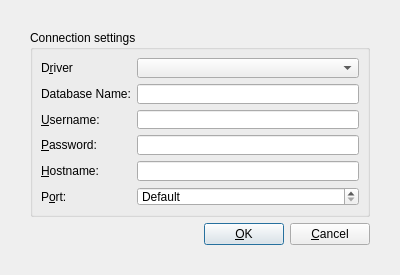
<?xml version="1.0" encoding="UTF-8"?>
<ui version="4.0">
 <class>QSqlConnectionDialogUi</class>
 <widget class="QDialog" name="QSqlConnectionDialogUi">
  <property name="geometry">
   <rect>
    <x>0</x>
    <y>0</y>
    <width>400</width>
    <height>275</height>
   </rect>
  </property>
  <property name="sizePolicy">
   <sizepolicy hsizetype="Preferred" vsizetype="Minimum">
    <horstretch>0</horstretch>
    <verstretch>0</verstretch>
   </sizepolicy>
  </property>
  <property name="minimumSize">
   <size>
    <width>300</width>
    <height>275</height>
   </size>
  </property>
  <property name="windowTitle">
   <string>Connect...</string>
  </property>
  <layout class="QVBoxLayout">
   <property name="spacing">
    <number>6</number>
   </property>
   <property name="leftMargin">
    <number>30</number>
   </property>
   <property name="topMargin">
    <number>30</number>
   </property>
   <property name="rightMargin">
    <number>30</number>
   </property>
   <property name="bottomMargin">
    <number>30</number>
   </property>
   <item>
    <widget class="QGroupBox" name="connGroupBox">
     <property name="title">
      <string>Connection settings</string>
     </property>
     <layout class="QGridLayout">
      <property name="leftMargin">
       <number>8</number>
      </property>
      <property name="topMargin">
       <number>8</number>
      </property>
      <property name="rightMargin">
       <number>8</number>
      </property>
      <property name="bottomMargin">
       <number>8</number>
      </property>
      <property name="spacing">
       <number>6</number>
      </property>
      <item row="0" column="1">
       <widget class="QComboBox" name="comboDriver"/>
      </item>
      <item row="2" column="0">
       <widget class="QLabel" name="textLabel4">
        <property name="text">
         <string>&amp;Username:</string>
        </property>
        <property name="buddy">
         <cstring>editUsername</cstring>
        </property>
       </widget>
      </item>
      <item row="0" column="0">
       <widget class="QLabel" name="textLabel2">
        <property name="text">
         <string>D&amp;river</string>
        </property>
        <property name="buddy">
         <cstring>comboDriver</cstring>
        </property>
       </widget>
      </item>
      <item row="1" column="1">
       <widget class="QLineEdit" name="editDatabase"/>
      </item>
      <item row="5" column="1">
       <widget class="QSpinBox" name="portSpinBox">
        <property name="specialValueText">
         <string>Default</string>
        </property>
        <property name="minimum">
         <number>-1</number>
        </property>
        <property name="maximum">
         <number>65535</number>
        </property>
        <property name="value">
         <number>-1</number>
        </property>
       </widget>
      </item>
      <item row="1" column="0">
       <widget class="QLabel" name="textLabel3">
        <property name="text">
         <string>Database Name:</string>
        </property>
        <property name="buddy">
         <cstring>editDatabase</cstring>
        </property>
       </widget>
      </item>
      <item row="3" column="1">
       <widget class="QLineEdit" name="editPassword">
        <property name="echoMode">
         <enum>QLineEdit::Password</enum>
        </property>
       </widget>
      </item>
      <item row="2" column="1">
       <widget class="QLineEdit" name="editUsername"/>
      </item>
      <item row="4" column="1">
       <widget class="QLineEdit" name="editHostname"/>
      </item>
      <item row="4" column="0">
       <widget class="QLabel" name="textLabel5">
        <property name="text">
         <string>&amp;Hostname:</string>
        </property>
        <property name="buddy">
         <cstring>editHostname</cstring>
        </property>
       </widget>
      </item>
      <item row="5" column="0">
       <widget class="QLabel" name="textLabel5_2">
        <property name="text">
         <string>P&amp;ort:</string>
        </property>
        <property name="buddy">
         <cstring>portSpinBox</cstring>
        </property>
       </widget>
      </item>
      <item row="3" column="0">
       <widget class="QLabel" name="textLabel4_2">
        <property name="text">
         <string>&amp;Password:</string>
        </property>
        <property name="buddy">
         <cstring>editPassword</cstring>
        </property>
       </widget>
      </item>
     </layout>
    </widget>
   </item>
   <item>
    <layout class="QHBoxLayout">
     <property name="spacing">
      <number>6</number>
     </property>
     <property name="leftMargin">
      <number>0</number>
     </property>
     <property name="topMargin">
      <number>0</number>
     </property>
     <property name="rightMargin">
      <number>0</number>
     </property>
     <property name="bottomMargin">
      <number>0</number>
     </property>
     <item>
      <spacer>
       <property name="orientation">
        <enum>Qt::Horizontal</enum>
       </property>
       <property name="sizeType">
        <enum>QSizePolicy::Expanding</enum>
       </property>
       <property name="sizeHint" stdset="0">
        <size>
         <width>20</width>
         <height>20</height>
        </size>
       </property>
      </spacer>
     </item>
     <item>
      <widget class="QPushButton" name="okButton">
       <property name="text">
        <string>&amp;OK</string>
       </property>
       <property name="default">
        <bool>true</bool>
       </property>
      </widget>
     </item>
     <item>
      <widget class="QPushButton" name="cancelButton">
       <property name="text">
        <string>&amp;Cancel</string>
       </property>
      </widget>
     </item>
    </layout>
   </item>
  </layout>
 </widget>
 <tabstops>
  <tabstop>comboDriver</tabstop>
  <tabstop>editDatabase</tabstop>
  <tabstop>editUsername</tabstop>
  <tabstop>editPassword</tabstop>
  <tabstop>editHostname</tabstop>
  <tabstop>portSpinBox</tabstop>
  <tabstop>okButton</tabstop>
  <tabstop>cancelButton</tabstop>
 </tabstops>
 <resources/>
 <connections/>
</ui>
